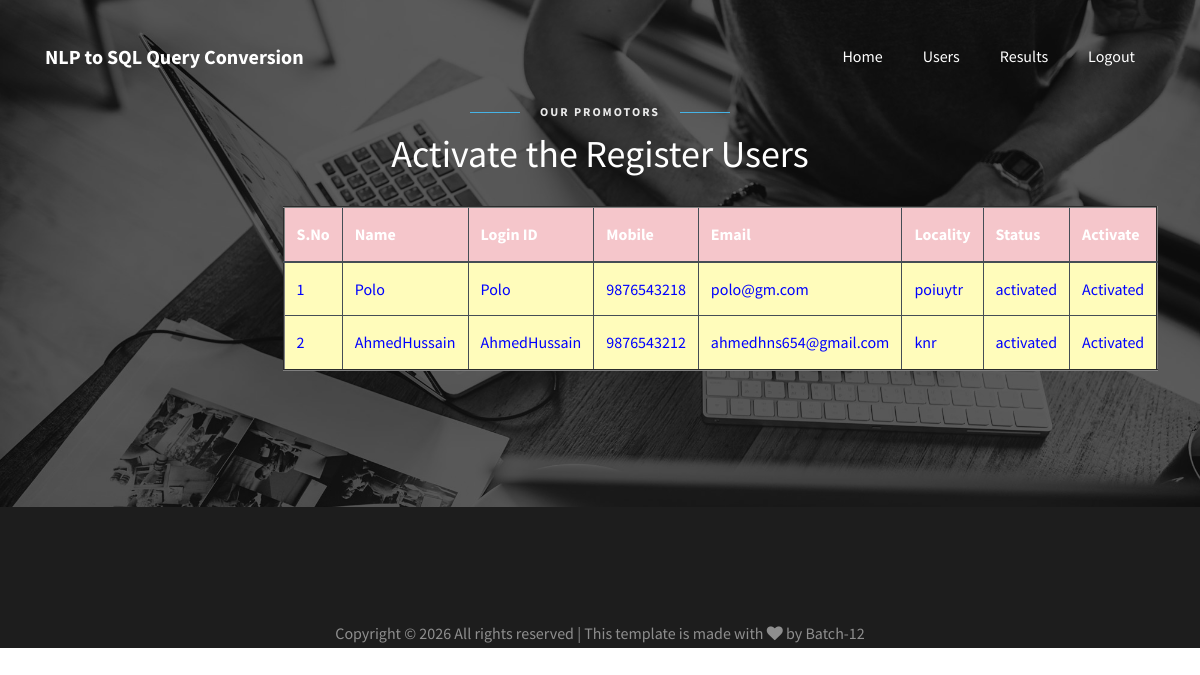
Page /ViewRegisteredUsers/ on the committed database.
### users/models.py (models this page shows, shortened)
class UserRegistrationModel(models.Model):
    name = models.CharField(max_length=100)
    loginid = models.CharField(unique=True, max_length=100)
    password = models.CharField(max_length=100)
    mobile = models.CharField(unique=True, max_length=100)
    email = models.CharField(unique=True, max_length=100)
    locality = models.CharField(max_length=100)
    address = models.CharField(max_length=1000)
    city = models.CharField(max_length=100)
    state = models.CharField(max_length=100)
    status = models.CharField(max_length=100)
    class Meta:
        db_table = 'UserRegistrations'

### admins/views.py (the view)
# urls.py: path("ViewRegisteredUsers/", admins.ViewRegisteredUsers, name="ViewRegisteredUsers"),
def ViewRegisteredUsers(request):
    data = UserRegistrationModel.objects.all()
    return render(request, 'admins/RegisteredUsers.html', {'data': data})

### assets/templates/admins/RegisteredUsers.html (shortened to what this page needs)
{%extends 'admins/adminbase.html'%}
{%load static%}
{%block contents%}
<section class="ftco-section testimony-section img" style="background-image: url({%static 'images/bg_2.jpg'%});">
	<div class="container">
		<div class="row justify-content-center mb-4">
			<div class="col-md-7 text-center heading-section heading-section-white ftco-animate">
				<span class="subheading">Our Promotors</span>
				<h2 class="mb-4">Activate the Register Users</h2>
                <center>
                    <p>
 <table border="2px" class="table table-hover table-dark">
                    <thead>
                    <tr class="table-danger">
                        <th scope="col">S.No</th>
                        <th scope="col">Name</th>
                        <th scope="col">Login ID</th>
                        <th scope="col">Mobile</th>
                        <th scope="col">Email</th>
                        <th scope="col">Locality</th>
                        <th scope="col">Status</th>
                        <th scope="col">Activate</th>
                    </tr>
                    </thead>
                    <tbody>
                    {% for i in data %}
                    <tr scope="row" style="color: BLUE; background-color:#FFFCBB">
                        <td>{{forloop.counter}}</td>
                        <td>{{i.name}}</td>
                        <td>{{i.loginid}}</td>
                        <td>{{i.mobile}}</td>
                        <td>{{i.email}}</td>
                        <td>{{i.locality}}</td>
                        <td>{{i.status}}</td>
                        {% if i.status == 'waiting' %}
                        <td><a class="btn-link" href="/AdminActivaUsers/?uid={{ i.id }}"
                               style="color:DARKBLUE">Activate</a></td>
                        {% else %}
                        <td> Activated</td>
                        {% endif %}
                    </tr>
                    {% endfor %}
                    </tbody>
                </table>
                        </p>
                </center>
			</div>
		</div>
	</div>
</section>
{%endblock%}

### rows in the picture
UserRegistrationModel: name "Polo", loginid "Polo", mobile "9876543218", email "polo@gm.com", locality "poiuytr", status "activated", shows "Activated"
UserRegistrationModel: name "AhmedHussain", loginid "AhmedHussain", mobile "9876543212", email "ahmedhns654@gmail.com", locality "knr", status "activated", shows "Activated"
